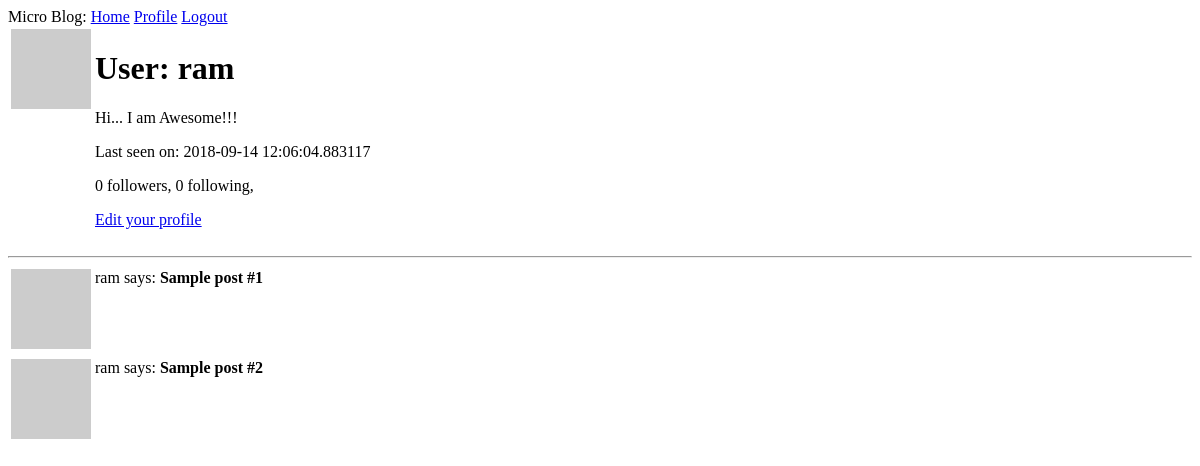
The app's page /user/ram (signed in), older data.
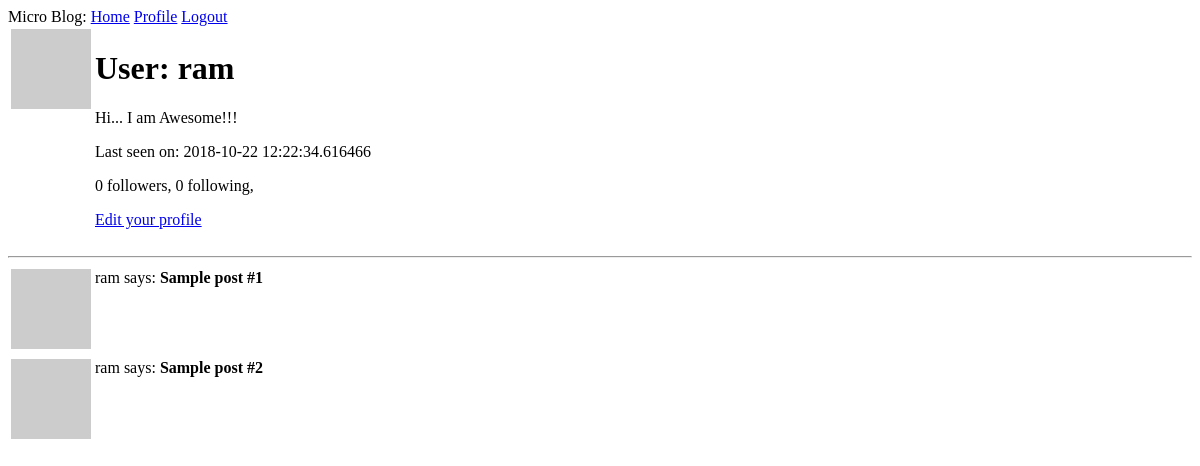
The same page, newer data.
### my_app/models.py (models this page shows, shortened)
class User(UserMixin, db.Model):
	id = db.Column(db.Integer, primary_key=True)
	username= db.Column(db.String(64), index=True, unique=True)
	email = db.Column(db.String(120), index=True, unique=True)
	password_hash = db.Column(db.String(128))
	posts = db.relationship("Post", backref="author", lazy="dynamic")
	about_me = db.Column(db.String(140))
	last_seen = db.Column(db.DateTime, default=datetime.utcnow)
	followed = db.relationship('User', secondary=followers,
		primaryjoin=(followers.c.follower_id == id),
		secondaryjoin=(followers.c.followed_id == id),
		backref=db.backref("followers", lazy="dynamic"), lazy="dynamic")
	def avatar(self, size):
		digest = md5(self.email.lower().encode('utf-8')).hexdigest()
		return "https://www.gravatar.com/avatar/{}?d=identicon&s={}".format(digest, size)

### my_app/routes.py (the view)
@app.route("/user/<username>")
@login_required
def user(username):
	user = User.query.filter_by(username=username).first_or_404()
	posts = [
		{"author":user, "body":"Sample post #1"},
		{"author":user, "body":"Sample post #2"}
	]
	return render_template("user.html",user=user,posts=posts)

### my_app/models.py (called while the page is built)
@login.user_loader
def load_user(id):
	return User.query.get(int(id))

### my_app/routes.py (called while the page is built)
@app.before_request
def before_request():
	if current_user.is_authenticated:
		current_user.last_seen = datetime.utcnow()
		db.session.commit()

### my_app/templates/user.html
{% extends "base.html" %}
{% block content %}
	<table>
		<tr valign="top">
			<td><img src="{{ user.avatar(128) }}"></td>
			<td><h1>User: {{ user.username }}</h1>
				{% if user.about_me %}<p> {{ user.about_me }} </p> {% endif %}
				{% if user.last_seen %}<p> Last seen on: {{ user.last_seen }} </p> {% endif %}
				<p>{{ user.followers.count() }} followers, {{ user.followed.count() }} following,</p>
				{% if user == current_user %}
					<p><a href="{{ url_for('edit_profile') }}">Edit your profile</a></p>
					{% elif current_user.is_following(user) %}
					<p><a href="{{ url_for('unfollow', username=user.username) }}">Unfollow</a></p>
					{% else %}
					<p><a href="{{ url_for('follow', username=user.username) }}">Follow</a></p>
				{% endif %}
			</td>
		</tr>
	</table>
	<hr>
	{% for post in posts %}
		{% include "_posts.html" %}
	{% endfor %}
{% endblock %}

### my_app/templates/base.html (shortened to what this page needs)
<!DOCTYPE html>
<html>
<head>
</head>
<body>
	<div>Micro Blog:
		<a href= "{{ url_for('index') }}">Home</a>
		{% if current_user.is_anonymous %}
			<a href= "{{ url_for('login') }}">Login</a>
		{% else %}
			<a href="{{ url_for('user', username=current_user.username) }}">Profile</a>
			<a href= "{{ url_for('logout') }}">Logout</a>
		{% endif %}
	</div>
	{% block content %}{% endblock %}
</body>
</html>

### my_app/templates/_posts.html
<table>
		<tr valign="top">
			<td><img src="{{ post.author.avatar(36) }}"</td>
			<td>{{ post.author.username }} says: <b>{{ post.body }}</b></td>
		</tr>
</table>

Row changes from the older to the newer data that the page shows:
changed User "ram": last_seen "2018-09-14 12:06:04.883117" → "2018-10-22 12:22:34.616466"
